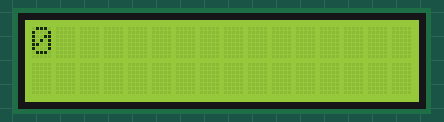
The sketch below on a simulated Arduino Uno, built with avr-gcc and run on an emulated ATmega328P. Parts: 16×2 character LCD.

Above: at 0.1 s.
At 0.6 s:
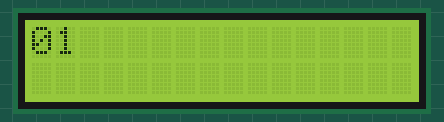
At 1.1 s:
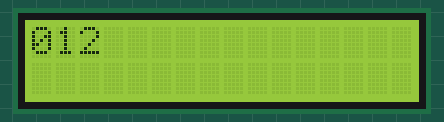
At 2.1 s:
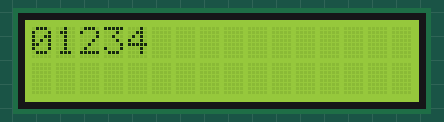
At 3.1 s:
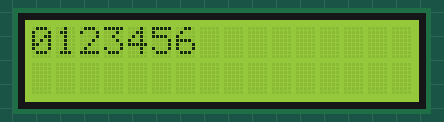
At 4.6 s:
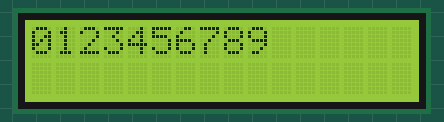

The sketch:

testtt.ino
```cpp
#include <LiquidCrystal_I2C.h>
#include <Wire.h>
#define pot A3
LiquidCrystal_I2C lcd(0x27,16,2);
void setup() {
  // put your setup code here, to run once:
  Serial.begin(9600);
   lcd.begin();

}

void loop() {
  // put your main code here, to run repeatedly:
  lcd.setCursor(0, 0);
// print from 0 to 9:
for (int thisChar = 0; thisChar < 10; thisChar++) {
  lcd.print(thisChar);
delay(500);
}
// set the cursor to (16,1):
lcd.setCursor(16, 1);
// set the display to automatically scroll: lcd.autoscroll();
// print from 0 to 9:
for (int thisChar = 0; thisChar < 10; thisChar++) {
lcd.print(thisChar);
delay(500); }
// turn off automatic scrolling
lcd.noAutoscroll();
// clear screen for the next loop: lcd.clear();


}
```

Measured:
- what the display in image 1 shows lasts 0.5 s, from 0.6 s to 1.1 s
